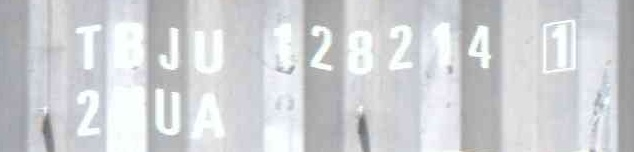
#> input picture Retinex/data2/3168.jpg, 634 x 152 px, found by its file name; its folder holds 4 pictures in this run
$ python img2video.py
#> lines starting #> are read from the running program, lines starting #| are printed output that depends on the picture
"""
@Name: 1-De-lane2video.py
@Auth: Huohuo
@Date: 2023/5/10-16:13
@Desc:
@Ver :
code_idea
"""
import cv2
import numpy
import os
import time

time_start = time.time()

# r18_culane
imgs_path = "./data2"
video_save_path = "data2/result.mp4"

fps = 1

if video_save_path != "":
    fourcc = cv2.VideoWriter_fourcc(*"mp4v")
    size = (230, 748)
    out = cv2.VideoWriter(video_save_path, fourcc, fps, size)


for filename in os.listdir(imgs_path):
    print(imgs_path + "/" + filename)


    img = cv2.imread(imgs_path + '/' + filename)
#> img is the input picture: shape (152, 634, 3); mean B, G, R 212.6, 209.7, 207.9
    # [7 lines of commented-out code are left out]

    img = cv2.resize(img, (230, 748))
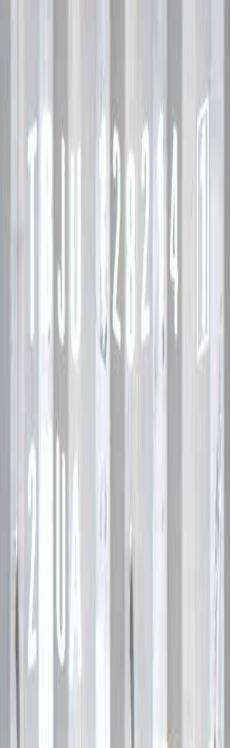
#> img: shape (748, 230, 3); mean B, G, R 212.5, 209.6, 207.8
    print(img.shape)
#| (748, 230, 3)
    # img = cv2.cvtColor(img, cv2.COLOR_BGR2RGB)
    cv2.imshow("video", img)

    c = cv2.waitKey(1) & 0xff
#> (key Esc is pressed here)

    if video_save_path != "":
        out.write(img)
#> pass 2 of the loop `for filename in os.listdir(imgs_path):`:
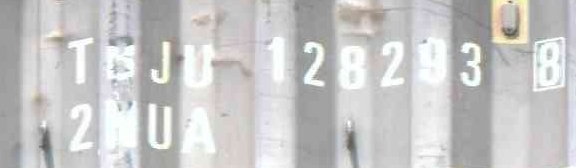
#> input picture Retinex/data2/3169.jpg, 576 x 168 px, found by its file name
#> img is the input picture: shape (168, 576, 3); mean B, G, R 199, 199.4, 199.9
#> `img = cv2.resize(img, (230, 748))`:
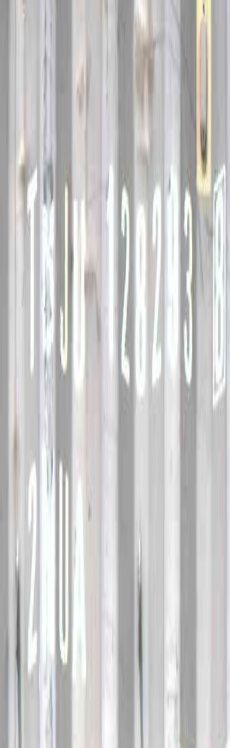
#> img: shape (748, 230, 3); mean B, G, R 198.9, 199.3, 199.8
#| (748, 230, 3)
#> (key Enter is pressed here)
#> pass 3 of the loop `for filename in os.listdir(imgs_path):`:
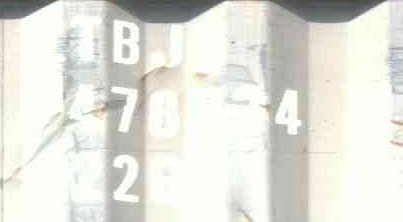
#> input picture Retinex/data2/3842.jpg, 403 x 222 px, found by its file name
#> img is the input picture: shape (222, 403, 3); mean B, G, R 220.5, 228.4, 228.1
#> `img = cv2.resize(img, (230, 748))`:
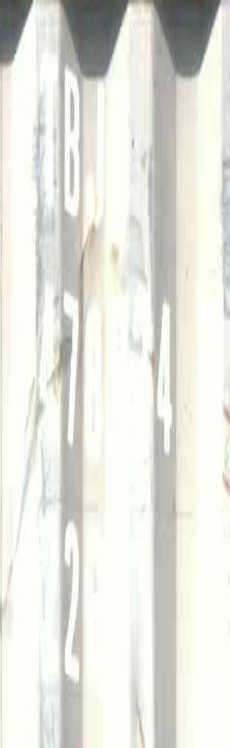
#> img: shape (748, 230, 3); mean B, G, R 220.4, 228.3, 228
#| (748, 230, 3)
#> the loop made 4 passes; the first 3 are shown

    # if c == 27:
    #     break

if video_save_path!="":
    print("Save processed video to the path :" + video_save_path)
    out.release()

# 关闭所有显示的窗口
cv2.destroyAllWindows()
